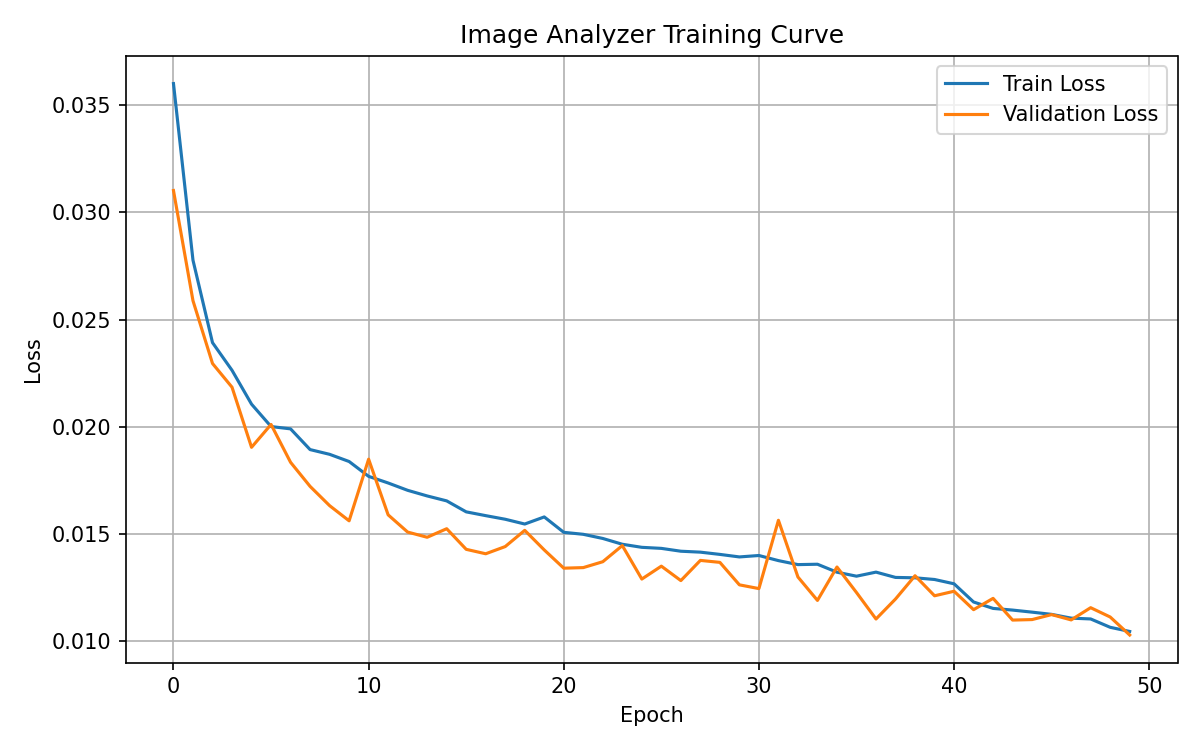
#> input picture software/models/training_curve.png, 1200 x 750 px
$ python -i image_features.py   (imports and definitions only)   (older library calls are emulated)
#> lines starting #> are read from the running program, lines starting #| are printed output that depends on the picture; after the words box and inside, x2 and y2 are one past the last pixel; in counts of white or black regions, pixels touching at a corner belong together
#> further down, picture is the input picture: shape (750, 1200, 3); mean B, G, R 248.6, 249, 249.3
### software/src/schemas.py
from dataclasses import dataclass, field, asdict
from typing import Any

@dataclass
class ImageState:
    noise_level: float = 0.0
    impulse_noise: float = 0.0
    blur_level: float = 0.0
    low_light: float = 0.0
    low_contrast: float = 0.0
    edge_density: float = 0.0
    image_complexity: float = 0.0
    texture_complexity: float = 0.0

    def clamp(self) -> "ImageState":
        for k, v in asdict(self).items():
            setattr(self, k, float(max(0.0, min(1.0, v))))
        return self

    def to_dict(self) -> dict[str, float]:
        return asdict(self)

@dataclass
class Operator:
    op: str
    params: dict[str, Any] = field(default_factory=dict)
    def to_dict(self) -> dict[str, Any]:
        return {"op": self.op, **self.params}

@dataclass
class PipelinePlan:
    preprocess: list[Operator] = field(default_factory=list)
    edge: Operator = field(default_factory=lambda: Operator("sobel", {"threshold": 80}))
    postprocess: list[Operator] = field(default_factory=list)
    reason: str = ""
    # [7 lines left out: function to_dict, not called in this run]

### software/src/image_features.py
import cv2
import numpy as np
from .schemas import ImageState

def _gray(image: np.ndarray) -> np.ndarray:
    if image.ndim == 2:
        return image
    return cv2.cvtColor(image, cv2.COLOR_BGR2GRAY)

def classical_image_state(image: np.ndarray) -> ImageState:
    gray = _gray(image).astype(np.uint8)
    x = gray.astype(np.float32) / 255.0

    mean = float(x.mean())
#> mean = 0.977
    std = float(x.std())
#> std = 0.118

    low_light = np.clip((0.45 - mean) / 0.45, 0, 1)
#> low_light = 0
    low_contrast = np.clip((0.20 - std) / 0.20, 0, 1)
#> low_contrast = 0.411

    lap_var = float(cv2.Laplacian(gray, cv2.CV_32F).var())
#> lap_var = 1716.8
    blur_level = np.clip(1.0 - lap_var / 500.0, 0, 1)
#> blur_level = 0

    canny = cv2.Canny(gray, 80, 160)
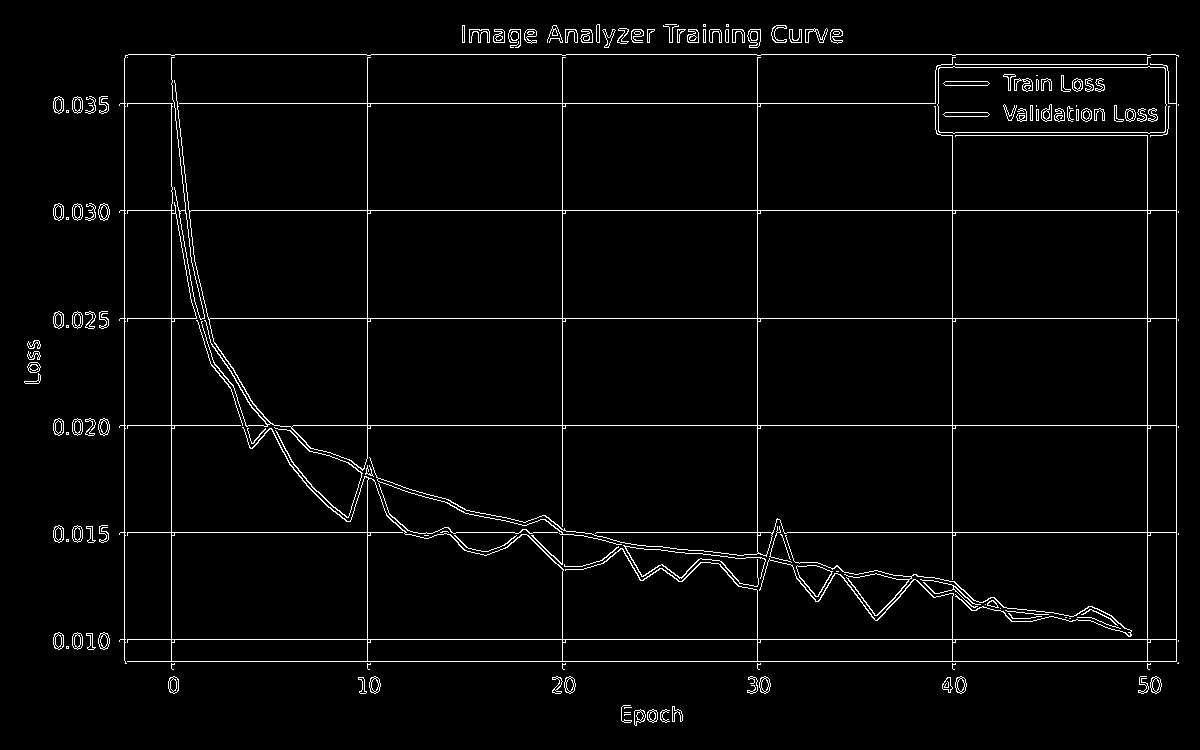
#> canny: shape (750, 1200); 2.9% white in thin lines or dots
    edge_density = float((canny > 0).mean())
#> edge_density = 0.0292

    smooth = cv2.GaussianBlur(gray, (3, 3), 0)
    residual = gray.astype(np.float32) - smooth.astype(np.float32)
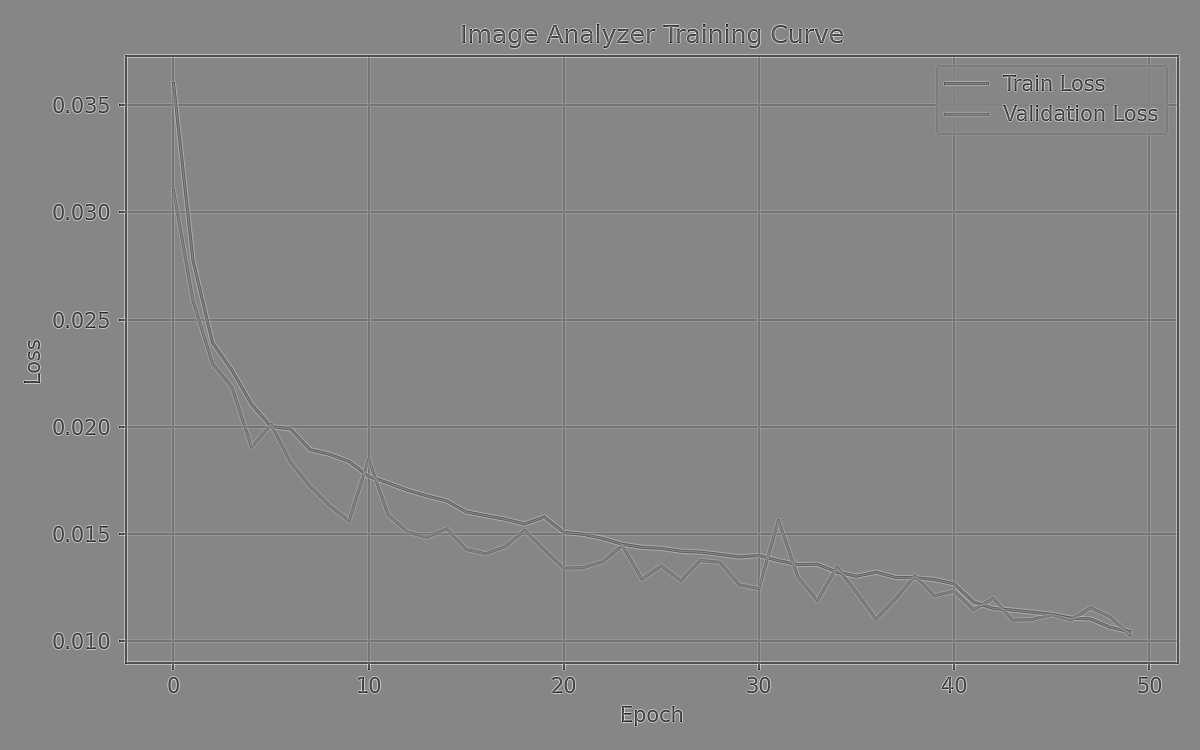
#> residual: shape (750, 1200) float32; min -129, max 116, mean 0; drawn with min black and max white
    noise_sigma = float(residual.std())
#> noise_sigma = 9.83
    noise_level = np.clip(noise_sigma / 30.0, 0, 1)
#> noise_level = 0.328

    med = cv2.medianBlur(gray, 3)
    diff = np.abs(gray.astype(np.int16) - med.astype(np.int16))
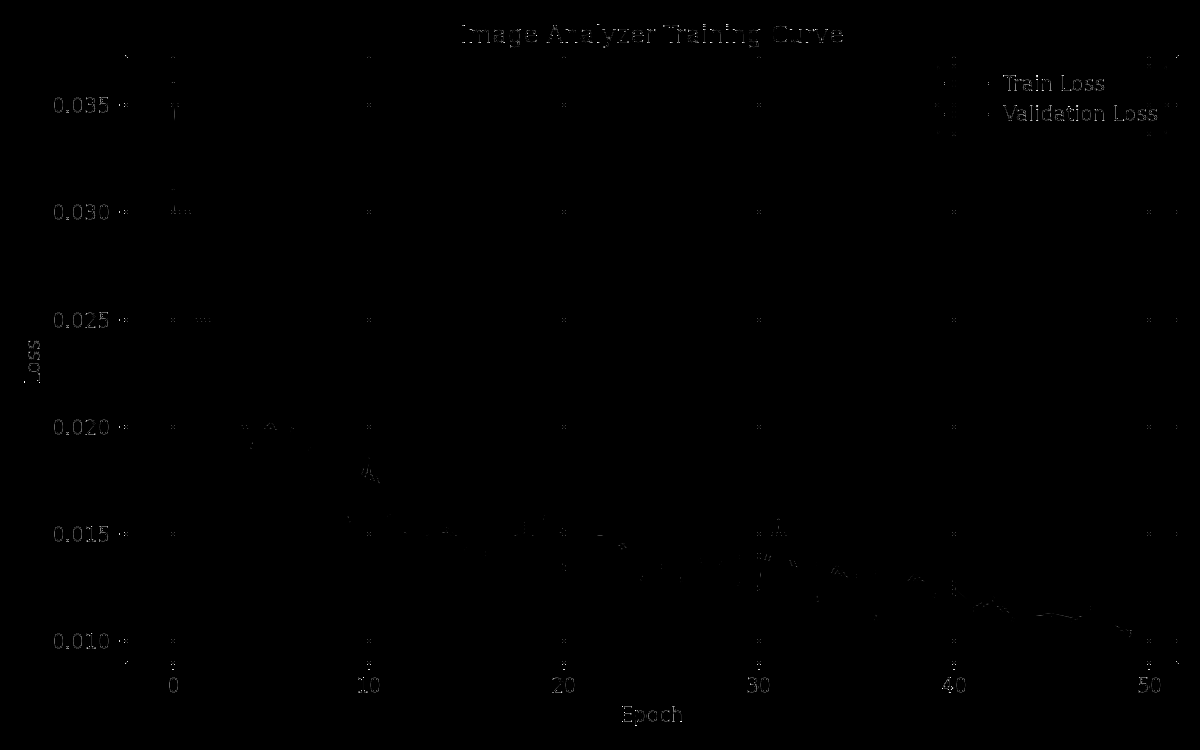
#> diff: shape (750, 1200) int16; min 0, max 255, mean 0.4
    extreme = ((gray < 8) | (gray > 247)) & (diff > 35)
#> extreme: shape (750, 1200) bool; 0.22% white in thin lines or dots, all inside (x1, y1, x2, y2) = (24, 24, 1177, 726)
    impulse_noise = np.clip(float(extreme.mean()) / 0.02, 0, 1)
#> impulse_noise = 0.109

    hist = cv2.calcHist([gray], [0], None, [256], [0, 256]).ravel()
#> hist = 256 values, max 850446 at index 255, min 6 at index 99, mean 3515.6
    p = hist / max(hist.sum(), 1.0)
#> p = 256 values, max 0.945 at index 255, min 6.67e-06 at index 99, mean 0.00391
    p = p[p > 0]
    entropy = float(-(p * np.log2(p)).sum())
#> entropy = 0.552
    image_complexity = np.clip(entropy / 8.0, 0, 1)
#> image_complexity = 0.069

    gx = cv2.Sobel(gray, cv2.CV_32F, 1, 0, ksize=3)
    gy = cv2.Sobel(gray, cv2.CV_32F, 0, 1, ksize=3)
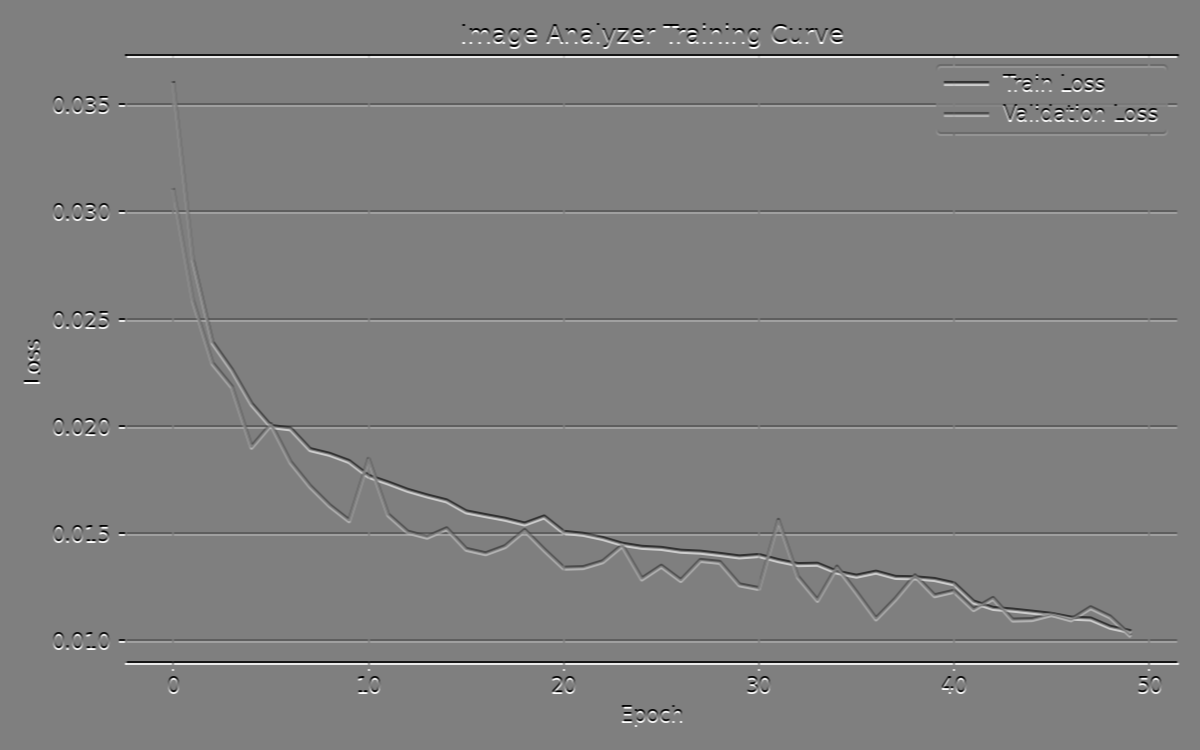
#> gy: shape (750, 1200) float32; min -1020, max 1020, mean 0; drawn with min black and max white
    grad = cv2.magnitude(gx, gy)
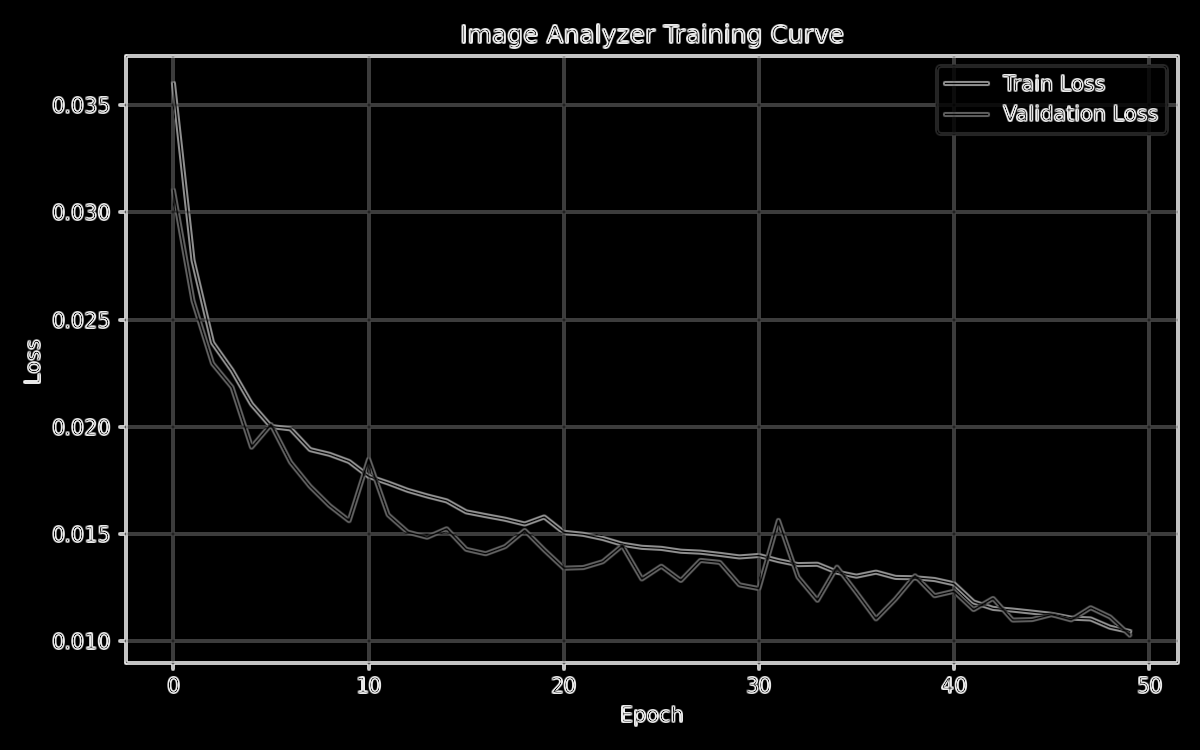
#> grad: shape (750, 1200) float32; min 0, max 1105, mean 41.7; drawn with min black and max white
    texture_complexity = np.clip(float(np.mean(grad)) / 80.0, 0, 1)
#> texture_complexity = 0.522

    return ImageState(
        noise_level=float(noise_level),
        impulse_noise=float(impulse_noise),
        blur_level=float(blur_level),
        low_light=float(low_light),
        low_contrast=float(low_contrast),
        edge_density=float(np.clip(edge_density / 0.30, 0, 1)),
        image_complexity=float(image_complexity),
        texture_complexity=float(texture_complexity),
    ).clamp()

>>> import cv2
>>> picture = cv2.imread('../models/training_curve.png')
>>> result = classical_image_state(picture)
